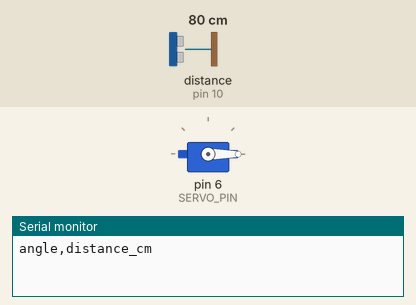
Bench run of a sketch on a simulated Arduino Uno, built with avr-gcc and run on an emulated ATmega328P. Shown: servo, the last lines printed to the serial monitor. Inputs (shaded band) come from the test bench; at power-on: distance to the obstacle (sensor on pin 10) 80 cm. The echo pulse lasts 58.3 µs per cm.

Above: at 0.05 s.
At 0.9 s:
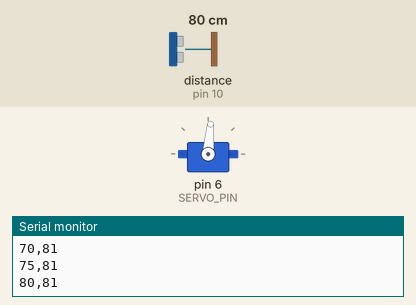
At 1.75 s:
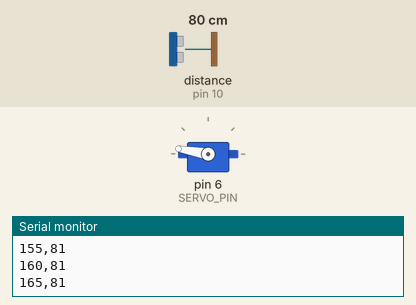
At 3.45 s:
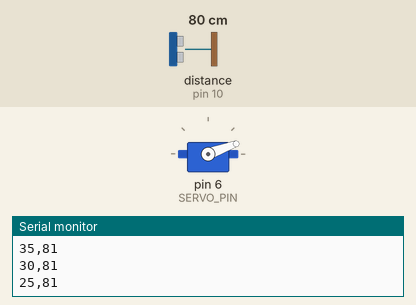
Timing chart, 0 to 8.3 s (numbered marks = the images above):
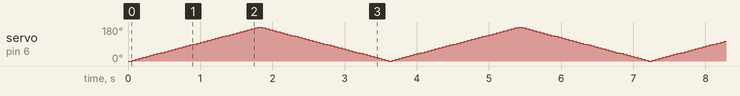

The sketch:

hcsr04_servo_scan.ino
```cpp
// snippet: hcsr04_servo_scan
// tags: hcsr04, ultrasonic, servo, scan, distance, sweep, radar, nonblocking
// boards: avr, megaavr, nano33iot, rp2040
// library: NewPing, Servo
// description: Mount an HC-SR04 on a servo to sweep 0-180 degrees and print angle,distance pairs
//   as CSV — useful for simple 2D obstacle mapping or a radar display.
//   Wiring: TRIG -> TRIG_PIN, ECHO -> ECHO_PIN, servo signal -> SERVO_PIN.
//   The sweep is stepped from loop() on a millis() timer, one step per pass. A blocking
//   `for (angle...) { servo.write(angle); delay(50); }` sweep takes ~4 s to come back round,
//   and for those 4 s the sketch cannot read a bumper, a button, or a serial stop command —
//   the robot is blind and deaf while its radar spins.
//   ping_cm() returns 0 for "no echo" (out of range), NOT zero centimetres — check before use.
//   Servo.h on AVR takes over Timer1, so PWM on pins 9 and 10 stops working while a servo is
//   attached. Keep motor PWM off those two pins on an Uno/Nano.
//   NOT for the Romi 32U4 / Pololu A-Star, for three separate reasons:
//     - Servo.h claims Timer1, which is where Romi32U4Motors generates the wheel PWM;
//     - NewPing defines ISR(TIMER4_OVF_vect) on 32U4, and so does Romi32U4's PololuBuzzer —
//       "multiple definition of __vector_41" at link time;
//     - pins 9 and 10 ARE the Romi's right/left motor PWM outputs, and pin 6 is its buzzer.
//   On a Romi: PCA9685 for the servo, raw pulseIn() for the HC-SR04 — see
//   romi_fsm_manipulator_scan_grab.
// prompts: ultrasonic radar, servo scan distance, HC-SR04 servo sweep, 2D obstacle scan, sonar radar, rotating ultrasonic
// not-tags: romi32u4, romi, esp32
// exact-include: NewPing.h, Servo.h

#include <NewPing.h>
#include <Servo.h>

// ---- CONFIGURE ----
#define TRIG_PIN   9
#define ECHO_PIN  10
#define SERVO_PIN  6
#define MAX_DIST  200   // cm
#define STEP_DEG    5   // degrees per step
#define STEP_MS    50   // settle time between steps — a hobby servo needs ~40 ms for 5 degrees
// -------------------

NewPing sonar(TRIG_PIN, ECHO_PIN, MAX_DIST);
Servo   scanServo;

int angle   = 0;
int stepDir = STEP_DEG;   // flips sign at each end of the sweep
unsigned long prevMs = 0;

void setup() {
  Serial.begin(115200);
  scanServo.attach(SERVO_PIN);
  scanServo.write(angle);
  Serial.println("angle,distance_cm");
}

void loop() {
  // One step per interval. Everything else in loop() keeps running between steps.
  if (millis() - prevMs < STEP_MS) return;
  prevMs = millis();

  int dist = sonar.ping_cm();   // 0 = no echo (out of range), not 0 cm
  Serial.print(angle);
  Serial.print(',');
  Serial.println(dist);         // a plotter/mapper should discard rows where distance == 0

  angle += stepDir;
  if (angle >= 180) { angle = 180; stepDir = -STEP_DEG; }
  if (angle <= 0)   { angle = 0;   stepDir =  STEP_DEG; }
  scanServo.write(angle);
}
```
